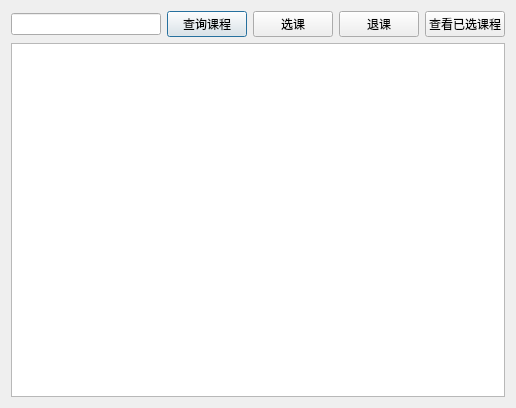
<?xml version="1.0" encoding="UTF-8"?>
<ui version="4.0">
 <class>stucell_course</class>
 <widget class="QDialog" name="stucell_course">
  <property name="geometry">
   <rect>
    <x>0</x>
    <y>0</y>
    <width>516</width>
    <height>408</height>
   </rect>
  </property>
  <property name="windowTitle">
   <string>Dialog</string>
  </property>
  <layout class="QGridLayout" name="gridLayout">
   <item row="0" column="0">
    <layout class="QHBoxLayout" name="horizontalLayout">
     <item>
      <widget class="QLineEdit" name="findCourse"/>
     </item>
     <item>
      <widget class="QPushButton" name="showCourse">
       <property name="text">
        <string>查询课程</string>
       </property>
      </widget>
     </item>
     <item>
      <widget class="QPushButton" name="selectCourse">
       <property name="text">
        <string>选课</string>
       </property>
      </widget>
     </item>
     <item>
      <widget class="QPushButton" name="quitCourse">
       <property name="text">
        <string>退课</string>
       </property>
      </widget>
     </item>
     <item>
      <widget class="QPushButton" name="myCourse">
       <property name="text">
        <string>查看已选课程</string>
       </property>
      </widget>
     </item>
    </layout>
   </item>
   <item row="1" column="0">
    <widget class="QTableView" name="tableView"/>
   </item>
  </layout>
 </widget>
 <resources/>
 <connections/>
</ui>
